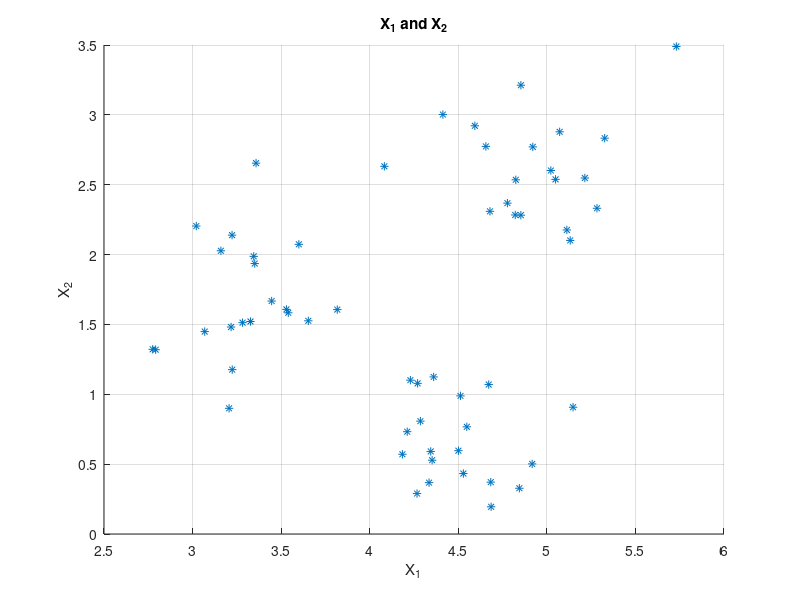
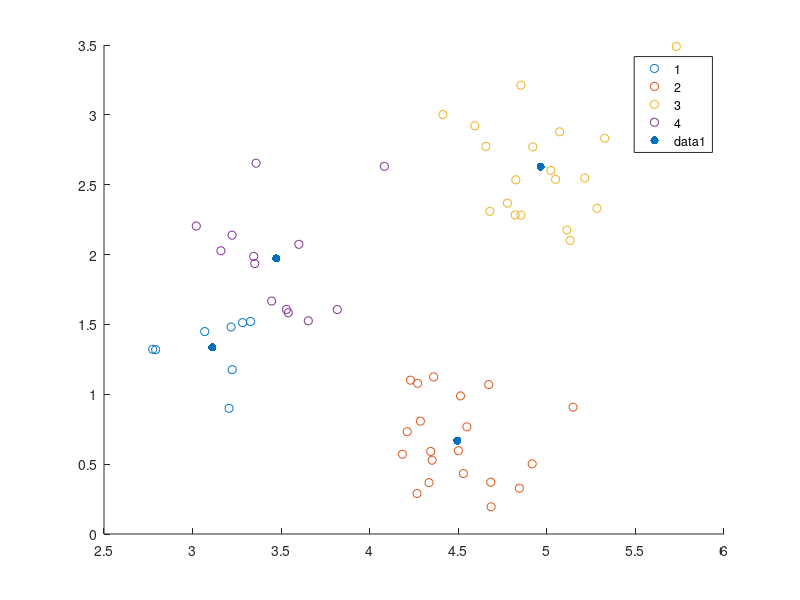

The MATLAB script that drew these images, in order:
clc;
close all;
clear all;
fid = fopen('data11.txt', 'r');
clc
X = fscanf(fid, '%g %g ', [2 inf]);
X = X';
fclose(fid);

figure
hold on 
grid on
scatter(X(:,1), X(:,2), '*')
title ('X_1 and X_2')
xlabel('X_1')
ylabel('X_2')

N = 4; % количество центров кластеров
C = zeros(N,2); % задание начальных центров кластеров
for i = 1 : N
    C(i, :) = X(i , :);
end

U = zeros(length(X) , 2);
eps = 0.01;
Q = 1000;
q = 0;

% индексы кластеров, к которым относятся объекты  
% расстояния от объектов до центров кластеров
R = zeros(1,N);
for i = 1 : length(X) % расчёт расстояний до центров кластеров, заполнение матрицы U
        for n = 1 : N
        R(n) = pdist([X(i , :) ; C(n , :)],'minkowski', 4);
        end 

    for n = 1 : N
        if R(n) == min(R)
            U(i,1) = n;
            U(i,2) = R(n);
        end
    end
end
%качества кластеризации
itter= 0;
while abs(Q - q)>eps
    
    Q = q
    
    C = zeros(N,2); %зануление прежних координат, для того чтобы записать на их место новые
    for l = 1 : N  % расчёт новых центров кластеров, заполнение С
        n = 0;
        for j = 1 : length(U)
            if (U(j,1)==l)
                n = n+1;
                C(l, :) = C(l, :) + X(j , :);
            end
        end
        C(l, :) = C(l, :)./n; %поделили сумму всех координат точек принадлежащих этому кластеру на число этих точек - получили координаты центра этого кластера
    end
    
    R = zeros(1,N);
    for i = 1 : length(X) % расчёт расстояний до центров кластеров, заполнение матрицы U
        for n = 1 : N
        R(n) = pdist([X(i , :) ; C(n , :)],'minkowski', 4);
        end 

        for n = 1 : N
            if R(n) == min(R)
                U(i,1) = n;
                U(i,2) = R(n);
            end
        end
    end 
    
    q = zeros(1,N);
    for l = 1 : N  % расчёт и заполнение Q
        for j = 1 : length(U)
            if (U(j,1)==l)
                q(l) = q(l)+(U(j,2))^2;
            end
        end
    end
    q = sum(q); % пересчитанный параметр
  
end

figure
gscatter(X(:,1), X(:,2), U(:,1))
hold on
scatter(C(:,1),C(:,2),'filled')    

   